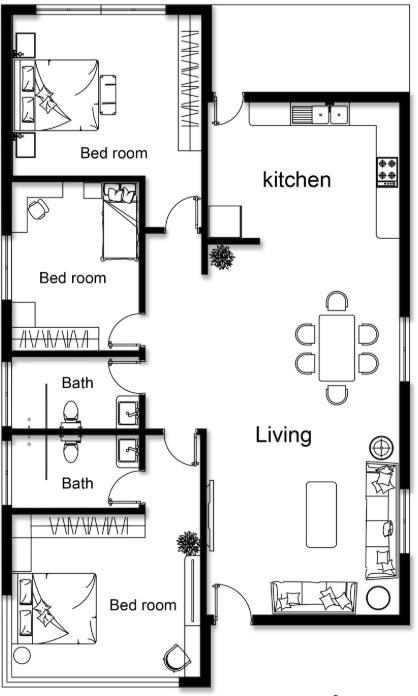
#> input picture 2D/test_floorplan/tc1.png, 418 x 696 px; its folder holds only this picture in this run
$ python -i train_original.py   (imports and definitions only)
#> lines starting #> are read from the running program, lines starting #| are printed output that depends on the picture
import cv2
import numpy as np
import os
import random
import glob
import yaml
import re

def crop_white_margins(img):
    if len(img.shape) == 3 and img.shape[2] == 4:
        alpha = img[:, :, 3]
        mask = alpha > 0
    else:
        gray = cv2.cvtColor(img, cv2.COLOR_BGR2GRAY)
        mask = gray < 250

    coords = np.column_stack(np.where(mask))
    if coords.size == 0:
        return img

    y_min, x_min = coords.min(axis=0)
    y_max, x_max = coords.max(axis=0) + 1

    return img[y_min:y_max, x_min:x_max]

def augment_icon(icon_path):
#> called with icon_path = '../test_floorplan/tc1.png'
    icon = cv2.imread(icon_path, cv2.IMREAD_UNCHANGED)
#> icon is the input picture: shape (696, 418, 4); mean B, G, R, A 220.1, 220.1, 220.1, 255
    if icon is None:
        return None

    # 1. SCALE
    scale = random.uniform(1.2, 2.5) # Giảm scale một chút để tránh ảnh quá bự
    new_w = int(icon.shape[1] * scale)
#> new_w = 960
    new_h = int(icon.shape[0] * scale)
#> new_h = 1599
    icon = cv2.resize(icon, (new_w, new_h), interpolation=cv2.INTER_CUBIC)
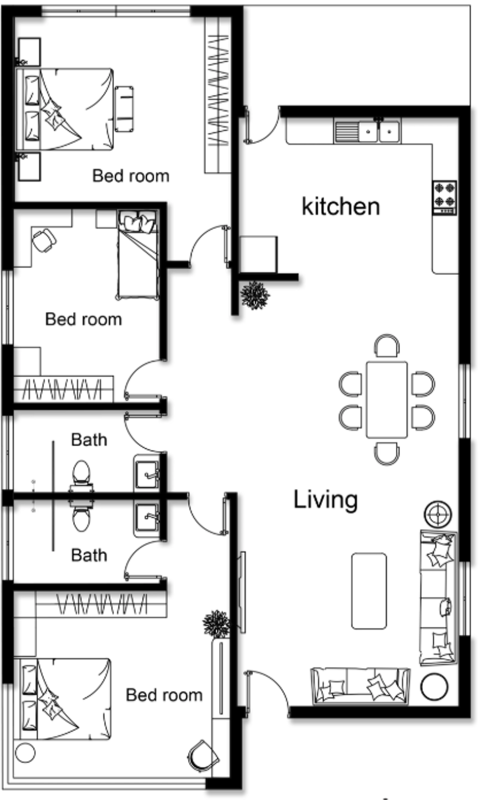
#> icon: shape (1599, 960, 4) (shown at 1/2 size); mean B, G, R, A 219.9, 219.9, 219.9, 255

    # 2. THICKNESS
    thickness_choice = random.choices(
        ['normal', 'thicker', 'thinner'],
        weights=[0.5, 0.4, 0.1],
        k=1
    )[0]

    if thickness_choice != 'normal':
        kernel = np.ones((2, 2), np.uint8)
        if thickness_choice == 'thicker':
            icon = cv2.erode(icon, kernel, iterations=1)
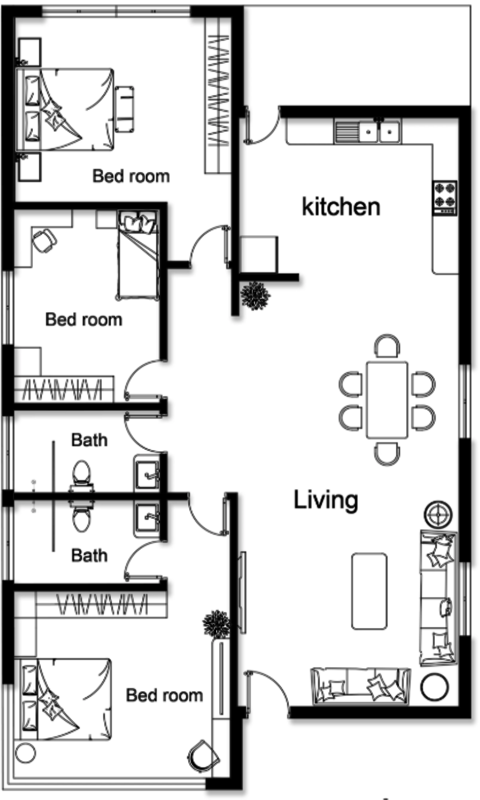
#> icon: shape (1599, 960, 4) (shown at 1/2 size); mean B, G, R, A 215.5, 215.5, 215.5, 255
        elif thickness_choice == 'thinner':
            thinned_icon = cv2.dilate(icon, kernel, iterations=1)
            # Fix lỗi addWeighted cho ảnh 4 kênh màu
            if icon.shape[2] == 4:
                icon[:,:,:3] = cv2.addWeighted(icon[:,:,:3], 0.7, thinned_icon[:,:,:3], 0.3, 0)
            else:
                icon = cv2.addWeighted(icon, 0.7, thinned_icon, 0.3, 0)

    filename = os.path.basename(icon_path).lower()

    # 3. ROTATE
    if "table" in filename or "sofa" in filename:
        angle = random.uniform(0, 360)
        (h, w) = icon.shape[:2]
        (cX, cY) = (w // 2, h // 2)

        M = cv2.getRotationMatrix2D((cX, cY), angle, 1.0)
        cos = np.abs(M[0, 0])
        sin = np.abs(M[0, 1])
        nW = int((h * sin) + (w * cos))
        nH = int((h * cos) + (w * sin))

        M[0, 2] += (nW / 2) - cX
        M[1, 2] += (nH / 2) - cY

        if len(icon.shape) == 3 and icon.shape[2] == 4:
            border_val = (255, 255, 255, 0)
        else:
            border_val = (255, 255, 255)

        icon = cv2.warpAffine(icon, M, (nW, nH), borderMode=cv2.BORDER_CONSTANT, borderValue=border_val)

    else:
        angles = [0, 90, 180, 270]
        angle = random.choice(angles)

        if angle == 90:
            icon = cv2.rotate(icon, cv2.ROTATE_90_CLOCKWISE)
        elif angle == 180:
            icon = cv2.rotate(icon, cv2.ROTATE_180)
        elif angle == 270:
            icon = cv2.rotate(icon, cv2.ROTATE_90_COUNTERCLOCKWISE)
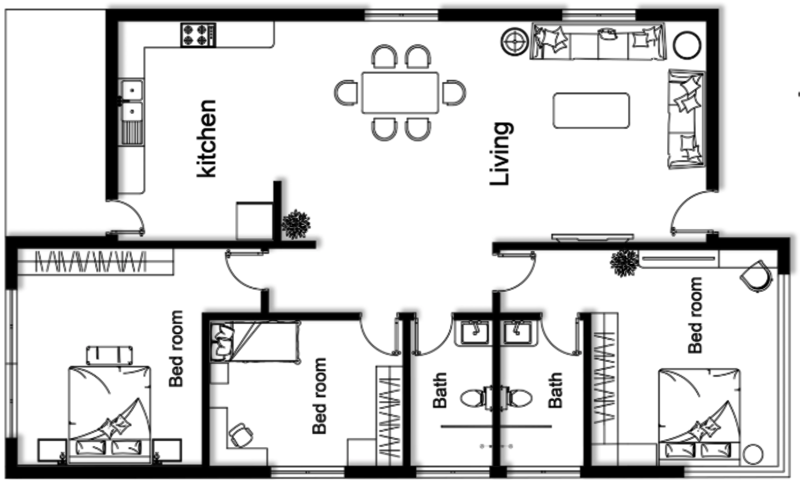
#> icon: shape (960, 1599, 4) (shown at 1/2 size); mean B, G, R, A 215.5, 215.5, 215.5, 255

    # 4. GỌT LẠI VIỀN KẾT THÚC
    icon = crop_white_margins(icon)
#> in crop_white_margins, `alpha = img[:, :, 3]`: alpha: shape (960, 1599); every value is 255
#> in crop_white_margins, `mask = alpha > 0`: mask: shape (960, 1599) bool; every value is 1
#> in crop_white_margins, `coords = np.column_stack(np.where(mask))`: coords = 1535040 pairs, first value 0 to 959, second value 0 to 1598
#> in crop_white_margins, `y_min, x_min = coords.min(axis=0)`: y_min = 0
#> in crop_white_margins, `y_max, x_max = coords.max(axis=0) + 1`: y_max = 960; x_max = 1599

    # 5. ÉP VỀ NỀN TRẮNG 3 KÊNH MÀU ĐỂ LƯU JPG KHÔNG BỊ LỖI
    if len(icon.shape) == 3 and icon.shape[2] == 4:
        alpha_channel = icon[:, :, 3] / 255.0
#> alpha_channel: shape (960, 1599) float64; every value is 1
        bg = np.ones((icon.shape[0], icon.shape[1], 3), dtype=np.uint8) * 255
        for c in range(3):
            bg[:, :, c] = (alpha_channel * icon[:, :, c] + (1 - alpha_channel) * bg[:, :, c])
        icon = bg

    return icon

# [66 lines left out: function generate_augmented_single_dataset, not called in this run]

# ĐƯỜNG DẪN CỦA BẠN
input_dir = r'D:\Floor plan reconstruction\image_after_processing'
output_dir = r'D:\Floor plan reconstruction\results_aug_icons'

# Sinh ra 10 biến thể cho mỗi icon gốc (nếu có 100 icon gốc -> 1000 ảnh train)
# [1 line not run here, left out]

>>> result = augment_icon('../test_floorplan/tc1.png')

$ run again, on 2D/test_floorplan/tc3.png
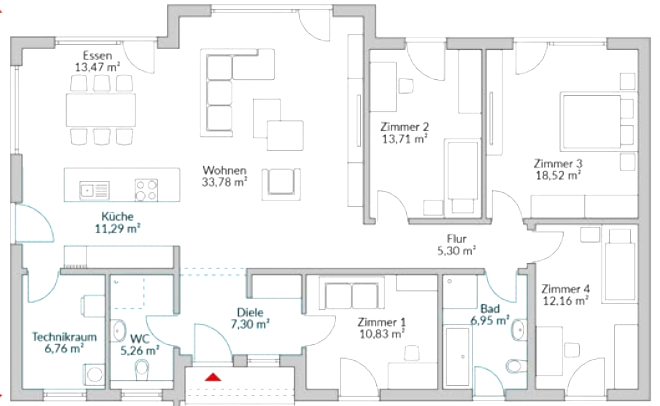
#> input picture 2D/test_floorplan/tc3.png, 660 x 406 px
#> in augment_icon, icon is the input picture: shape (406, 660, 4); mean B, G, R, A 244.2, 244.2, 243.6, 255
#> in augment_icon, `icon = cv2.erode(icon, kernel, iterations=1)`:
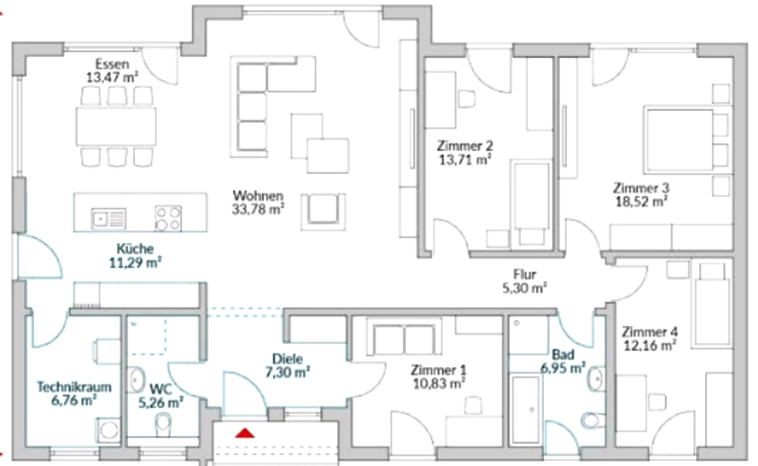
#> icon: shape (932, 1516, 4) (shown at 1/2 size); mean B, G, R, A 242, 241.9, 241.2, 255
#> in augment_icon, `icon = cv2.rotate(icon, cv2.ROTATE_90_COUNTERCLOCKWISE)`:
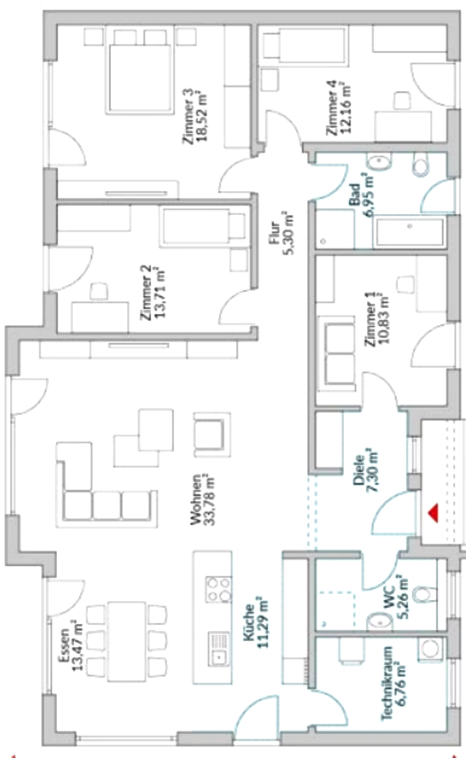
#> icon: shape (1516, 932, 4) (shown at 1/2 size); mean B, G, R, A 242, 241.9, 241.2, 255
#> alpha: shape (1516, 932); every value is 255
#> mask: shape (1516, 932) bool; every value is 1
#> coords = 1412912 pairs, first value 0 to 1515, second value 0 to 931
#> y_min = 0
#> y_max = 1516; x_max = 932
#> alpha_channel: shape (1516, 932) float64; every value is 1

$ run again, on 2D/test_floorplan/tc4.png
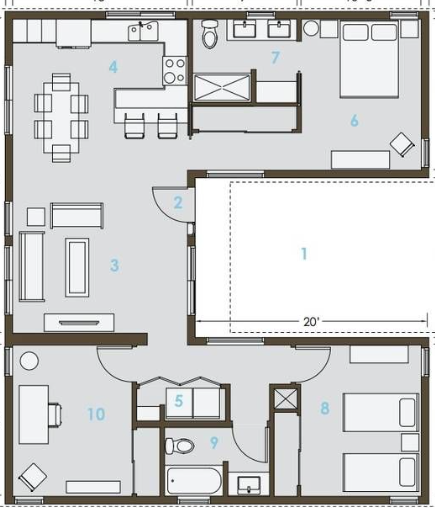
#> input picture 2D/test_floorplan/tc4.png, 435 x 508 px
#> in augment_icon, icon is the input picture: shape (508, 435, 4); mean B, G, R, A 207.8, 208.1, 207.8, 255
#> in augment_icon, `icon = cv2.erode(icon, kernel, iterations=1)`:
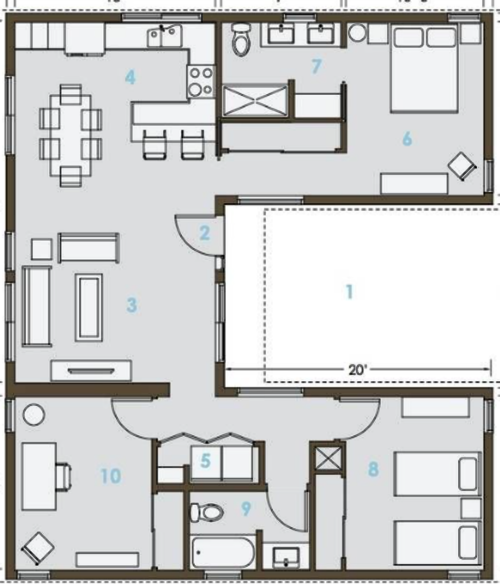
#> icon: shape (1167, 999, 4) (shown at 1/2 size); mean B, G, R, A 203.2, 203.5, 203.2, 255
#> in augment_icon, `icon = cv2.rotate(icon, cv2.ROTATE_90_COUNTERCLOCKWISE)`:
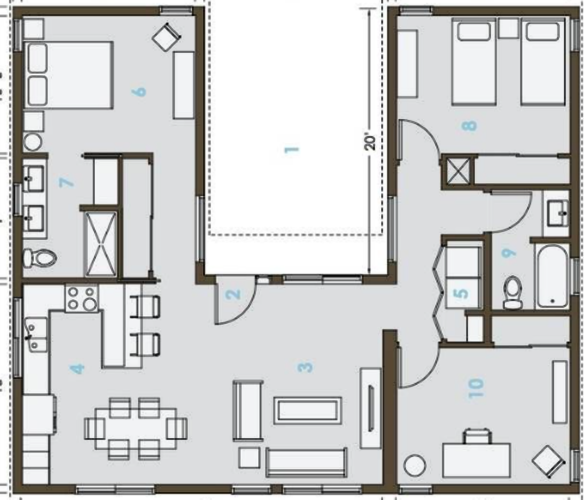
#> icon: shape (999, 1167, 4) (shown at 1/2 size); mean B, G, R, A 203.2, 203.5, 203.2, 255
#> alpha: shape (999, 1167); every value is 255
#> mask: shape (999, 1167) bool; every value is 1
#> coords = 1165833 pairs, first value 0 to 998, second value 0 to 1166
#> y_min = 0
#> y_max = 999; x_max = 1167
#> alpha_channel: shape (999, 1167) float64; every value is 1
